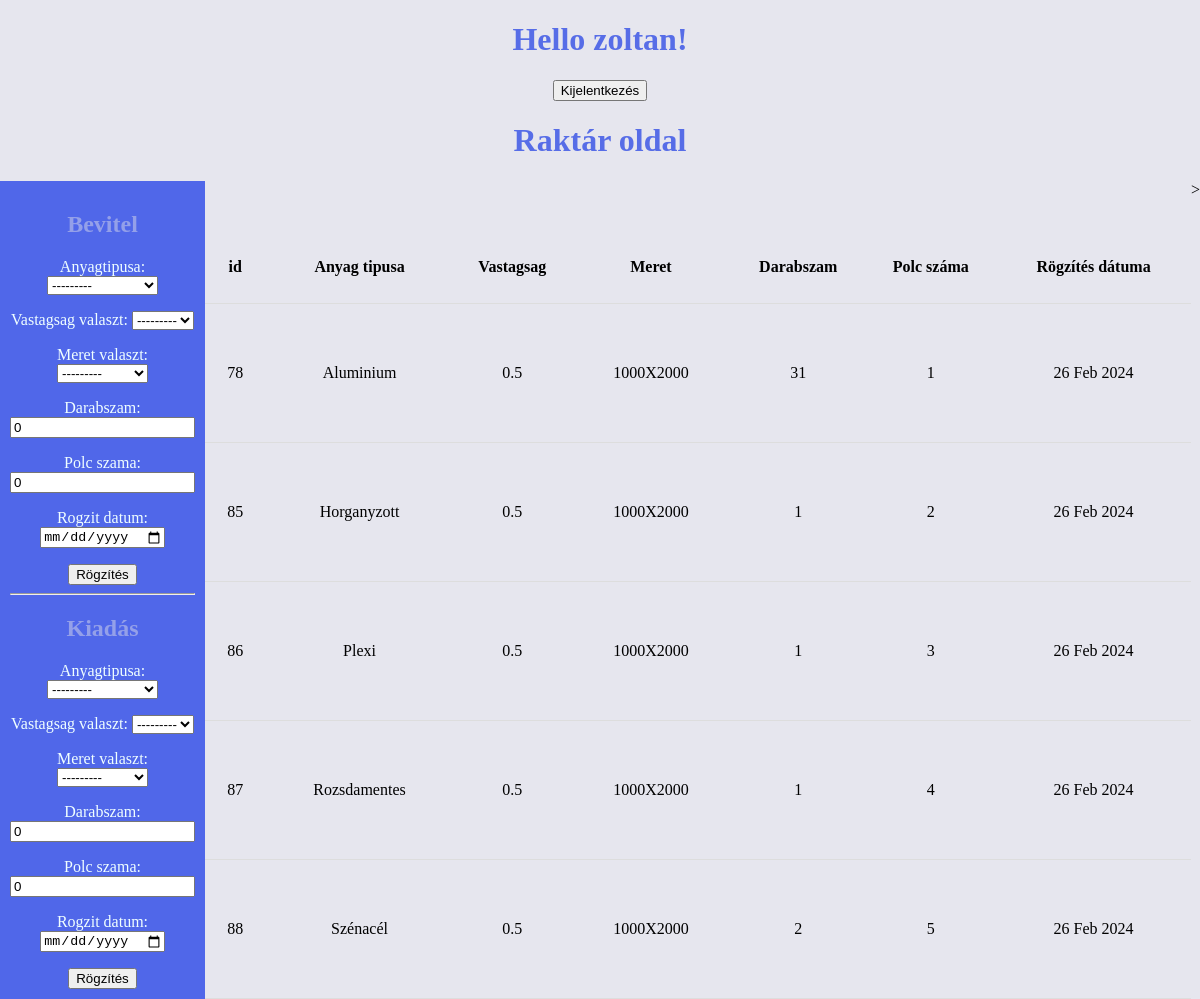
The page /raktar/ (signed in) on the database as committed earlier.
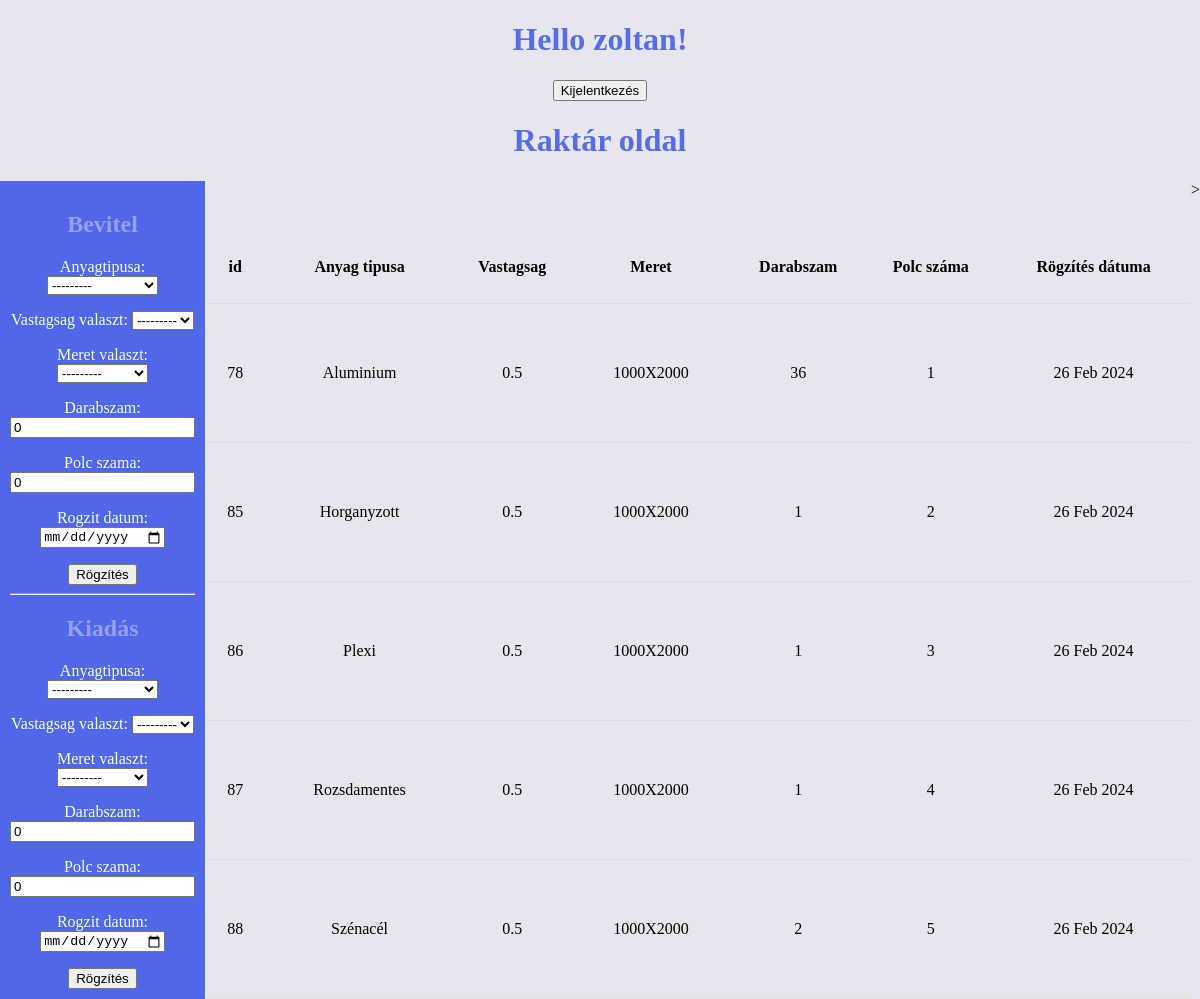
The same page on the database as committed later.
### raktar_app/models.py (models this page shows, shortened)
class Alapanyag(models.Model):
     anyagtipus = [
                        ("Aluminium" , "Aluminium"),
                        ("Horganyzott" , "Horganyzott"),
                        ("Plexi", "Plexi"),
                        ("Rozsdamentes","Rozsdamentes"),
                        ("Szénacél", "Szénacél") ]
     anyagtipusa= models.CharField(max_length = 20 ,choices = anyagtipus)
     vastagsag = [("0.5", "0.5"),
                  ("1.0", "1.0"),
                  ("1,5", "1,5"),
                  ("2.0", "2.0"),
                  ("2,5", "2,5")]
     vastagsag_valaszt = models.CharField(max_length = 10, choices = vastagsag)
     meret = [("1000X2000", "1000X2000"),
              ("1250X2500", "1250X2000"),
              ("1500X3000", "1500X3000"),
              ]
     meret_valaszt = models.CharField(max_length =30, choices = meret)
     darabszam = models.PositiveIntegerField(default=0)
     polc_szama = models.PositiveIntegerField(default=0)
     rogzit_datum = models.DateField()

### raktar_app/views.py (the view, shortened to what this page needs)
# urls.py: path('raktar/' ,views.bevitel_kiadas, name='raktar'),
def bevitel_kiadas( request):
     bevform = BevitelForm()
     kiform = KiadasForm()
     alapanyagok_lista = Alapanyag.objects.all()
     return render(request, 'raktar.html', { 'object_list':alapanyagok_lista,
                                            'bevform': bevform,
                                            'kiform': kiform })

### raktar_app/forms.py
class BevitelForm(forms.ModelForm):
    class Meta:
        DATE_FORMATS = ['%Y-%m-%d']
        model = Alapanyag
        fields = ('anyagtipusa',
                  'vastagsag_valaszt',
                  'meret_valaszt',
                  'darabszam',
                  'polc_szama',
                  'rogzit_datum' )
        widgets={'rogzit_datum': forms.DateInput(attrs={"type": "date"}, format = "%Y-%m-%d" )}

class KiadasForm(forms.ModelForm):
    class Meta:
        DATE_FORMATS = ['%Y-%m-%d']
        model = Alapanyag
        fields = ('anyagtipusa',
                  'vastagsag_valaszt',
                  'meret_valaszt',
                  'darabszam',
                  'polc_szama',
                  'rogzit_datum' )
        widgets={'rogzit_datum': forms.DateInput(attrs={"type": "date"}, format = "%Y-%m-%d" )}

### templates/raktar.html (shortened to what this page needs)
{% extends 'base.html'%}
{% block content%}
    {% if user.is_authenticated and user.raktaros == True%}
    <h1>Hello {{user.username}}!</h1>
    <form action="{% url 'logout' %}" method="post">
        <button type="submit">Kijelentkezés</button>
    </form>
    <h1>Raktár oldal</h1>
    <div class="raktarcontainer">
    <div class="raktaroldalsav">
        <form method="POST">
            <h2>Bevitel</h2>
            {{bevform.as_p}}
            <button name="bevitel" type="submit">Rögzítés</button>
        </form>
        <hr>
        <form method="POST">
            <h2>Kiadás</h2>
            {{kiform.as_p}}
            <button name="kiad" type="submit">Rögzítés</button>
        </form>
    </div>
    <div class="raktartartalom">
            <table>
                <tr>
                    <th>id</th>
                    <th>Anyag tipusa</th>
                    <th>Vastagsag</th>
                    <th>Meret</th>
                    <th>Darabszam</th>
                    <th>Polc száma</th>
                    <th>Rögzítés dátuma</th>
                </tr>
                {% for adatok in object_list%}
                <tr>
                    <td>{{adatok.id}}</td>
                    <td>{{adatok.anyagtipusa}}</td>
                    <td>{{adatok.vastagsag_valaszt}}</td>
                    <td>{{adatok.meret_valaszt}}</td>
                    <td>{{adatok.darabszam}}</td>
                    <td>{{adatok.polc_szama}}</td>
                    <td>{{adatok.rogzit_datum}}</td>
                </tr>
                {% endfor %}
            </table>
        </div>>
    </div>
    {%else%}
    <p>Nem vagy bejelentkezeve!</p>
    <a href="{%url 'login'%}">Bejelentkezés</a>
    {%endif%}
{%endblock%}

Rows that differ between the two databases and show on the page:
changed Alapanyag "Aluminium": darabszam "31" → "36"
